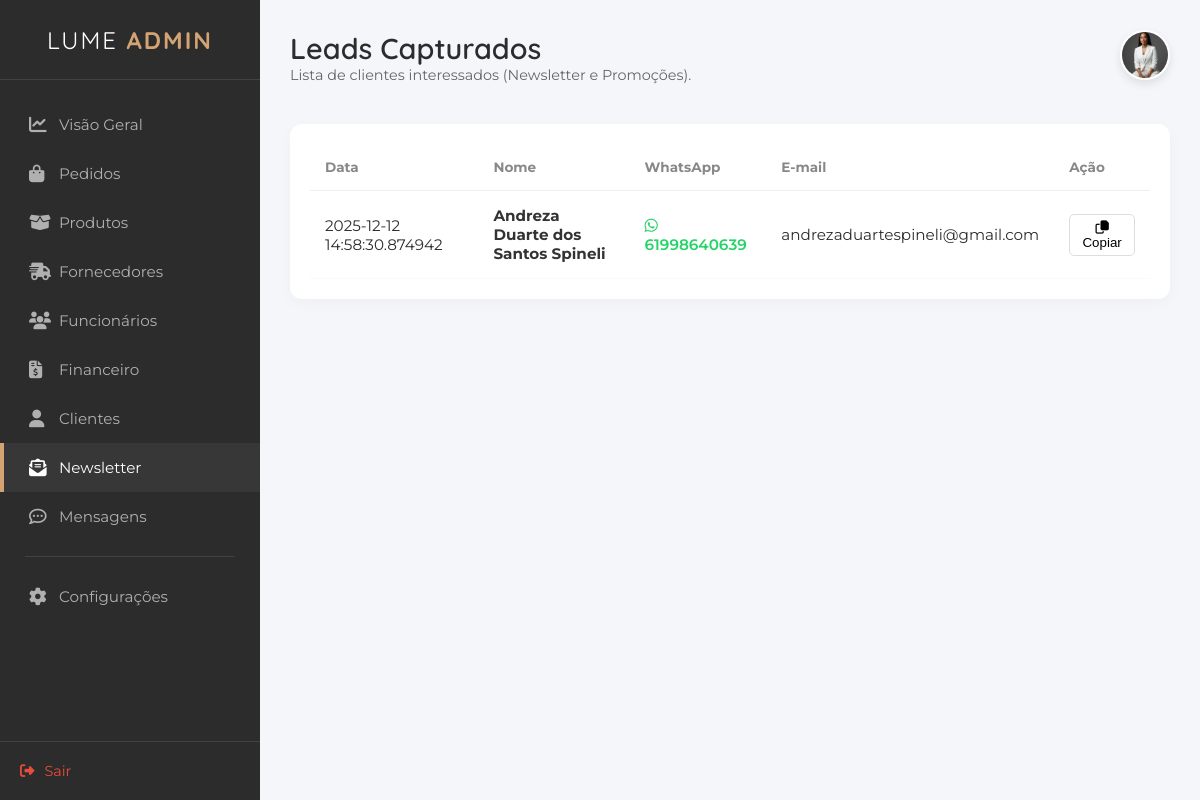
The app's page /newsletter, older data.
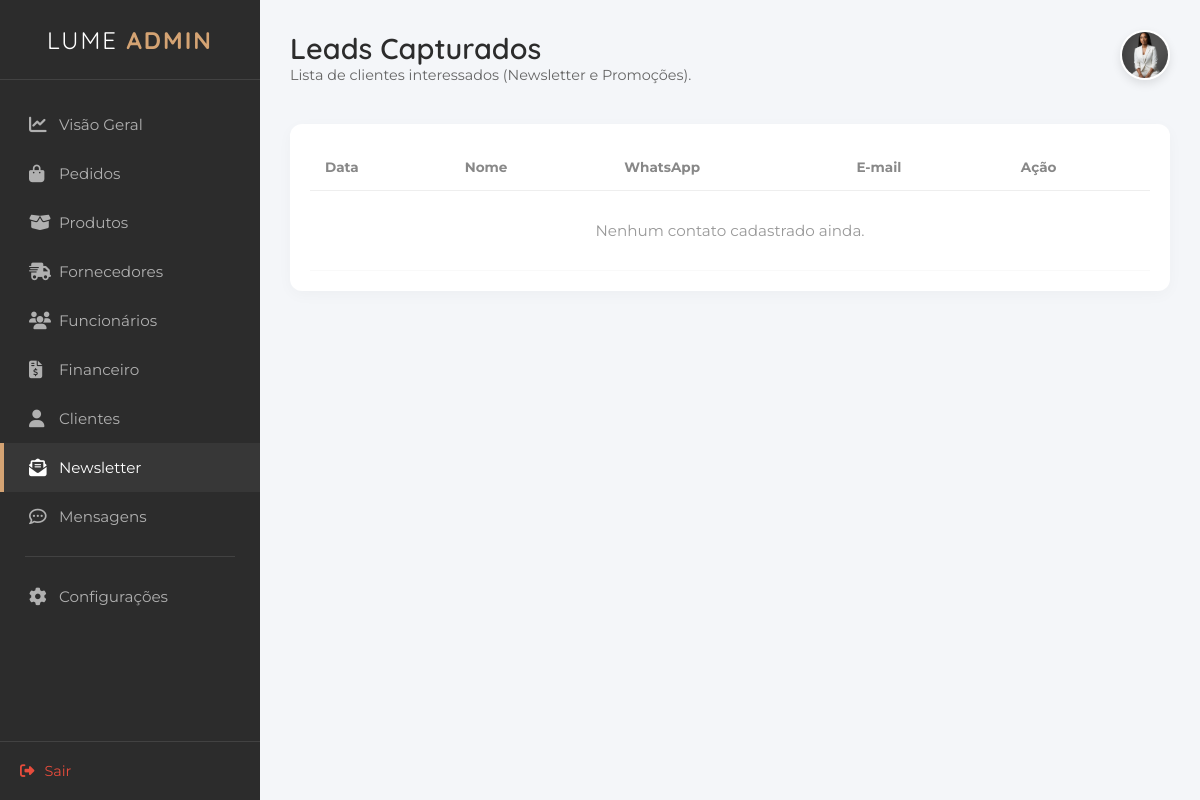
The same page, newer data.
### tables this page shows
CREATE TABLE "tb_newsletter" (
    "id" INTEGER PRIMARY KEY AUTOINCREMENT,
    "nome" VARCHAR(100),
    "whatsapp" VARCHAR(20),
    "email" VARCHAR(100),
    "data_cad" DATETIME DEFAULT CURRENT_TIMESTAMP
    );

### appinterno.py (the view)
@app.route("/newsletter.html")
@app.route("/newsletter")
def newsletter():
    con = get_db()
    cur = con.cursor()
    try:
        cur.execute("SELECT * FROM tb_newsletter ORDER BY data_cad DESC")
        leads = cur.fetchall()
    except:
        leads = []
    con.close()
    return render_template("interno/newsletter.html", leads=leads)

### appinterno.py (called while the page is built)
def get_db():
    conn = sqlite3.connect("db_lume.db")
    conn.row_factory = sqlite3.Row
    return conn

### templates/interno/newsletter.html (shortened to what the changed rows need)
<!DOCTYPE html>
<html lang="pt-br">
<head>
    <link rel="stylesheet" href="https://cdnjs.cloudflare.com/ajax/libs/font-awesome/6.4.0/css/all.min.css">
    <link rel="stylesheet" href="/static/styleinterno.css">
</head>
<body>
    <div class="admin-container">
        <aside class="sidebar">
            <div class="sidebar-header">
                <h2 class="brand-text">LUME <span>ADMIN</span></h2>
            </div>
        </aside>
        <main class="main-content">
            <header class="top-bar">
                <div class="welcome-text">
                    <h1>Leads Capturados</h1>
                </div>
</header>
            <section class="table-container" style="background: white; padding: 20px; border-radius: 12px; box-shadow: 0 4px 15px rgba(0,0,0,0.03);">
                <table style="width: 100%; border-collapse: collapse;">
                    <thead>
                        <tr style="border-bottom: 1px solid #eee; text-align: left;">
                            <th style="padding: 15px; color: #888;">Data</th>
                            <th style="padding: 15px; color: #888;">Nome</th>
                            <th style="padding: 15px; color: #888;">WhatsApp</th>
                            <th style="padding: 15px; color: #888;">E-mail</th>
                            <th style="padding: 15px; color: #888;">Ação</th>
                        </tr>
                    </thead>
                    <tbody>
                        {% for lead in leads %}
                        <tr style="border-bottom: 1px solid #f9f9f9;">
                            <td style="padding: 15px;">{{ lead['data_cad'] }}</td>
                            <td style="padding: 15px; font-weight: bold; color: #333;">{{ lead['nome'] }}</td>
                            <td style="padding: 15px;">
                                <a href="https://wa.me/55{{ lead['whatsapp'] | replace('(', '') | replace(')', '') | replace('-', '') | replace(' ', '') }}" target="_blank" style="color: #25D366; text-decoration: none; font-weight: 600;">
                                    <i class="fa-brands fa-whatsapp"></i> {{ lead['whatsapp'] }}
                                </a>
                            </td>
                            <td style="padding: 15px;">{{ lead['email'] }}</td>
                            <td style="padding: 15px;">
                                <button style="border: 1px solid #ddd; background: white; padding: 5px 10px; border-radius: 5px; cursor: pointer;">
                                    <i class="fa-regular fa-copy"></i> Copiar
                                </button>
                            </td>
                        </tr>
                        {% else %}
                        <tr>
                            <td colspan="5" style="text-align: center; padding: 30px; color: #999;">
                                Nenhum contato cadastrado ainda.
                            </td>
                        </tr>
                        {% endfor %}
                    </tbody>
                </table>
            </section>
        </main>
    </div>
</body>
</html>

Row changes from the older to the newer data that the page shows:
removed tb_newsletter: data_cad "2025-12-12 14:58:30.874942", nome "Andreza Duarte dos Santos Spineli", whatsapp "61998640639", email "andrezaduartespineli@gmail.com"
Text that changed along with them:
text now shown: "Nenhum contato cadastrado ainda."
